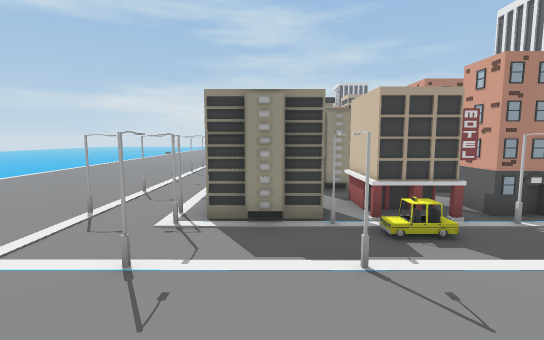
View 1 (above)

24 first-person views from a walk through a 3-D level made in the Unity game engine. The camera is 1.5 m above the floor, tilts 6° down and sees 85° across. The floor is counted in squares, 1 m on a side. Each view is taken from the middle of a square. On the plan, view 1 faces up. The plan holds only what a view shows up to about 15 squares ahead; the rest is blank. The place goes on beyond the plan. The player is left out. Some animated figures are left out. Some surface patterns are stand-ins.

View 2
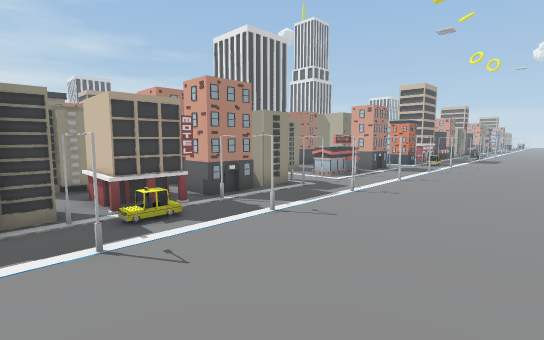

View 3
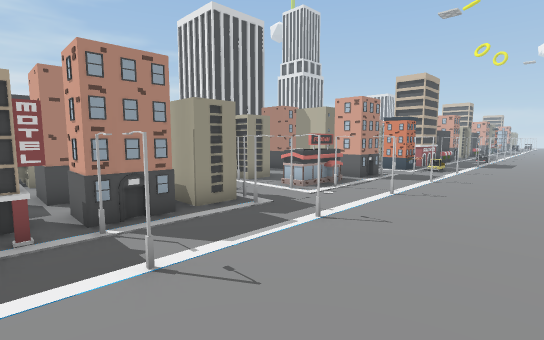

View 4
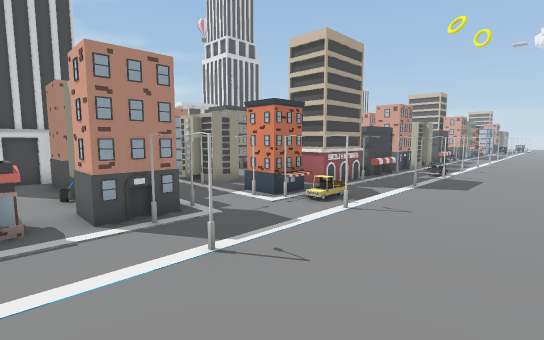

View 5
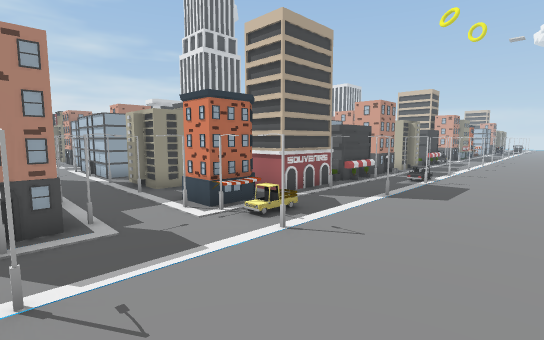

View 6
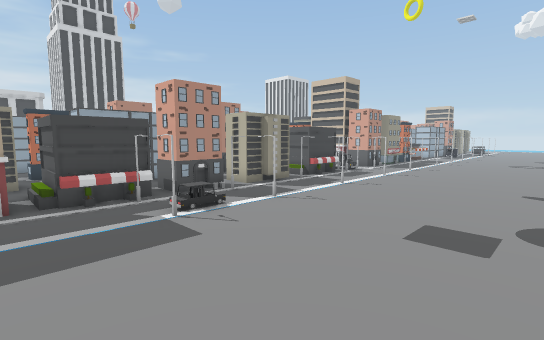

View 7
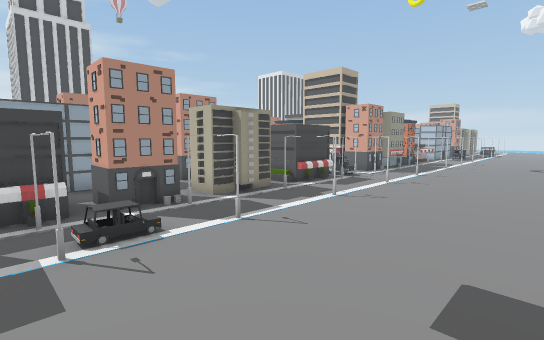

View 8
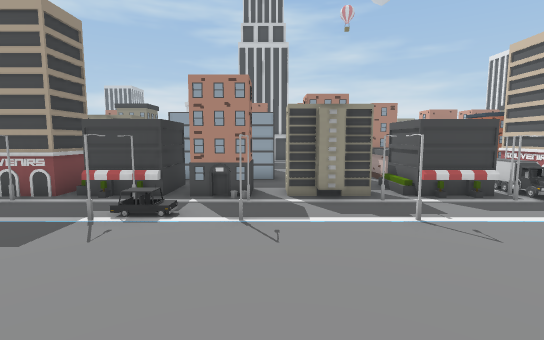

View 9
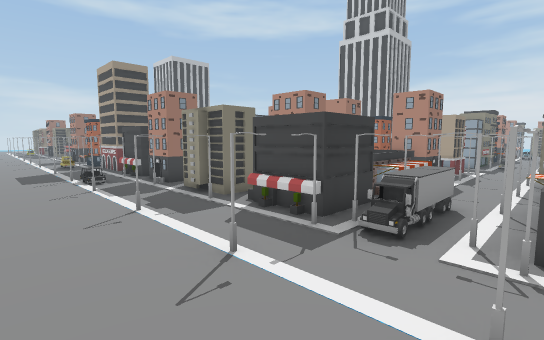

View 10
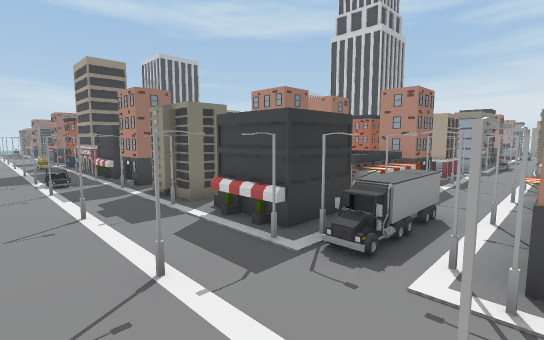

View 11
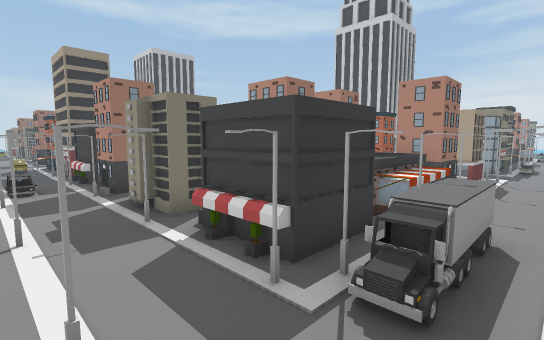

View 12
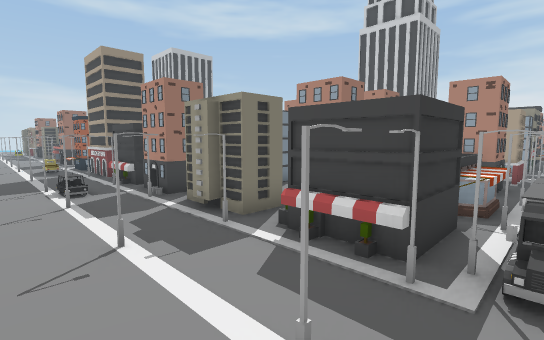

View 13
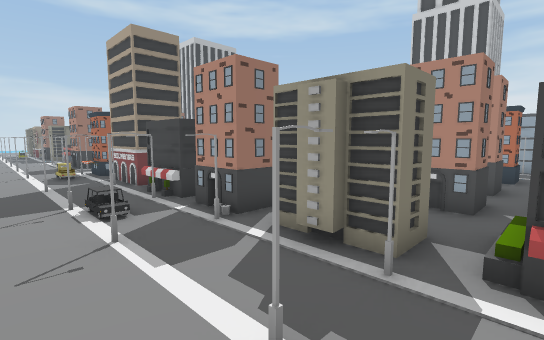

View 14
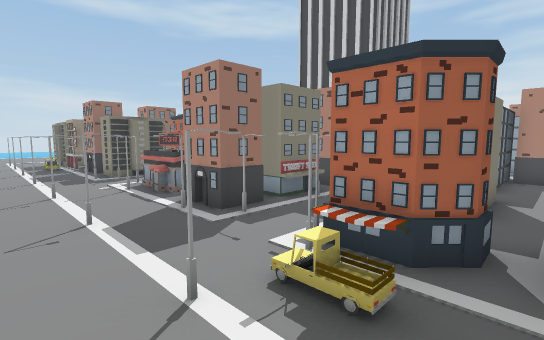

View 15
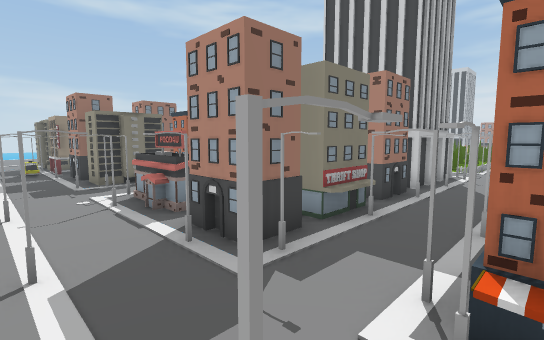

View 16
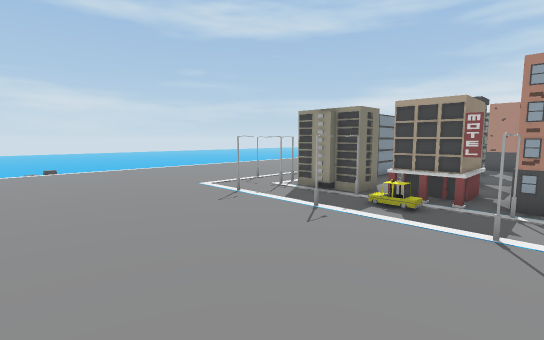

View 17
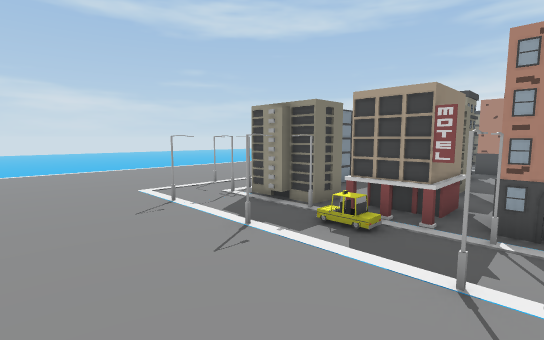

View 18
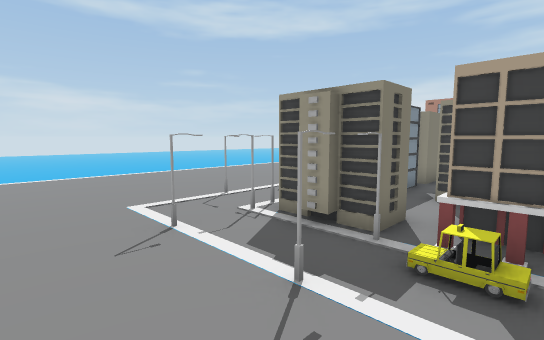

View 19
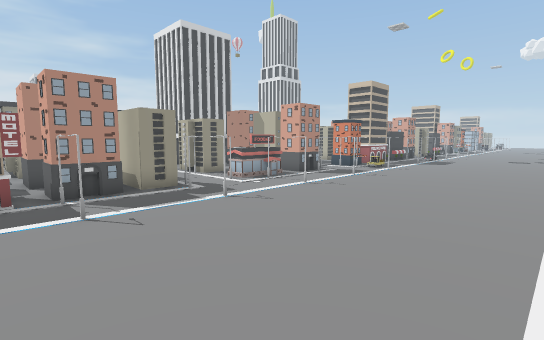

View 20
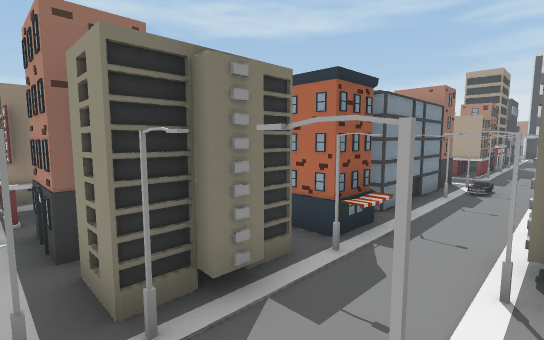

View 21
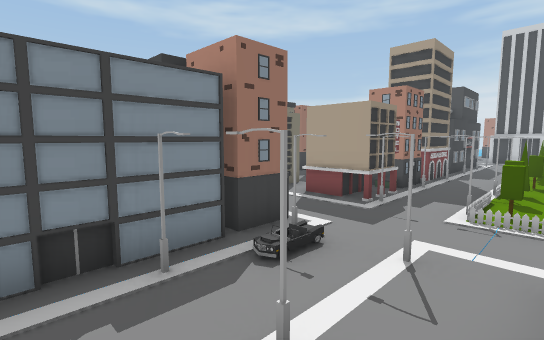

View 22
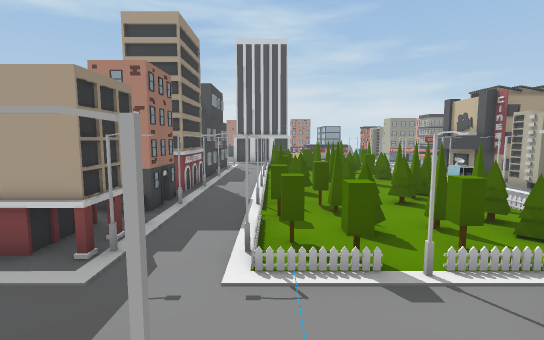

View 23
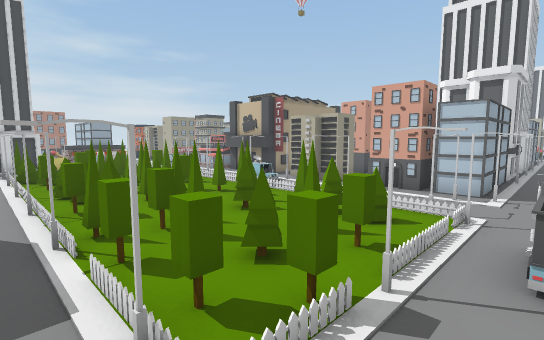

View 24
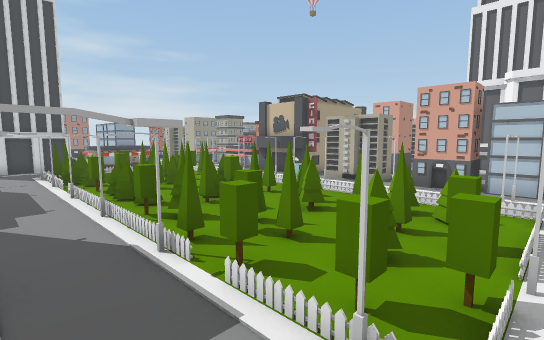

### Floor plan
Key: @ floor where view 1 was taken; # wall or solid block; x gap in a wall; . floor; / step, stairs or slope; v drop or lower ground; B building; P pole; T tree; O other object.
Columns run from 10 left of view 1 to 37 right of it. Each row starts with its distance up from view 1.
 32                    OO O O
 31                    .TTOTO   O
 30                  #B.O.  O   OO
 29                  BOOTOOOOOOOB
 28                  BB.O.TOO  BB
 27                  BOOOTOTO OOB
 26                  O ..T.OT. BB##
 25                  #O..OOO.. OO
 24                 O#OPO.T.TOOOO
 23                   ...TT.T...OO
 22                  OPPTOTTT.OO#               OO
 21                  # .OT...T..O    BB         O.
 20               O. OO..TTTT...##  BB          O.
 19               O.OOPPOO.OT.PPOOOOB  B   B O OOO
 18                 ... .OP..P .P...O..O.OBB OOOO
 17                 .. ...OOOO               O .O
 16             OO  O#PP..B  BOOO#O             OOO
 15 .......     O#   #...B   B.OO# OOOO     OO OO.
 14 ........    ..   O...B   B.OO.   .       . OO.
 13 .......O O  #.OO OPP.B   BOOO..O .OO    O.  OOOO
 12 ........ O  O.OO O....BBBB.OO..  .OO  x  . OO..O
 11 .......O O.  ..   OO.  .#OPOO..  .    .  .OOOPPO
 10  ........O.  O.   O.OO .#O.OOO.  O O  OO #OOO..O
  9 .........O.OOO#O OO.OO..##..OO.OO. OOOO#O#OOO..O
  8 .......O O....## OPP....#OPP...  . ........ .PP#
  7 .........O..OOO  OO...O. .....###O O##....O OO.#
  6 .......PPOOOOO#O#OPPOOO.O#PPOO##OOOO#O.OO.OOOPPO
  5 ....... P.OP..P...PO.P..P OOP...P..P.P...P..POOP
  4 .......  ..P..P...PO.P..POOOP...O..P/P...P..POOP
  3 ........P.......................................
  2 ................................................
  1 ................................................
  0 ..........@.....................................
 -1 ................................................
 -2     ............................. ..........
 -3              . vvvvvv .vv

Where each view was taken, in squares from view 1:
view 1: 0 up, 0 right, facing up
view 2: 1 down, 0 right, facing up-right
view 3: 0 up, 3 right, facing up-right
view 4: 0 up, 12 right, facing up-right
view 5: 0 up, 14 right, facing up-right
view 6: 2 down, 22 right, facing up-right
view 7: 1 down, 24 right, facing up-right
view 8: 2 down, 28 right, facing up
view 9: 1 up, 37 right, facing up-left
view 10: 2 up, 37 right, facing up-left
view 11: 3 up, 36 right, facing up-left
view 12: 2 up, 35 right, facing up-left
view 13: 2 up, 32 right, facing up-left
view 14: 2 up, 20 right, facing up-left
view 15: 3 up, 18 right, facing up-left
view 16: 2 down, 5 right, facing up-left
view 17: 0 up, 5 right, facing up-left
view 18: 1 up, 3 right, facing up-left
view 19: 3 down, 3 right, facing up-right
view 20: 5 up, 10 right, facing up-left
view 21: 12 up, 11 right, facing up-left
view 22: 15 up, 10 right, facing up
view 23: 17 up, 9 right, facing up-right
view 24: 18 up, 8 right, facing up-right
